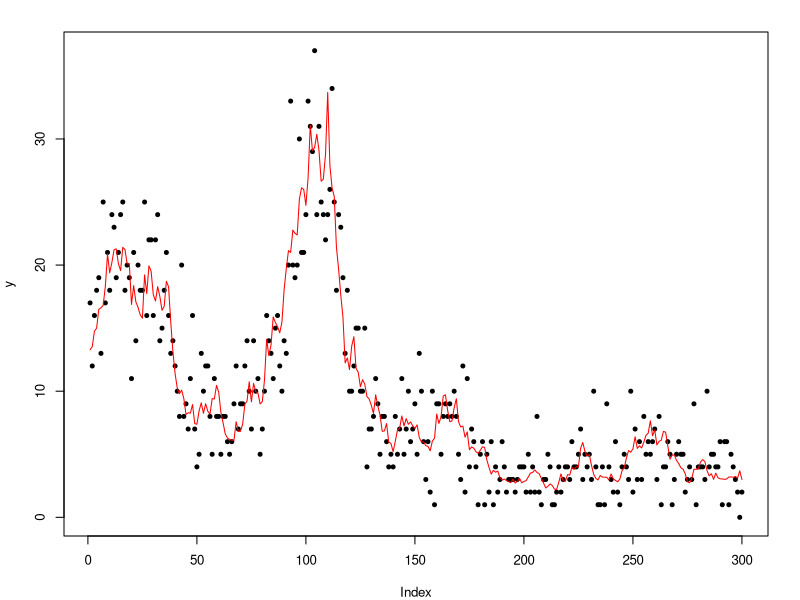

Write R code to recreate this figure.
set.seed(42)

setwd(dirname(normalizePath(sys.frames()[[1]]$ofile)))
filename <- "poisson_teste_300" # csv file to save the data

Tt <- 300

# Slope determinístico suave: AR(1) com delta forte, simulado sem acumulação
delta <- 0.85
W2    <- 0.004
W1    <- 0.001

# Gera slope estacionário (media zero)
theta2 <- numeric(Tt)
theta2[1] <- 0
for (t in 2:Tt)
	theta2[t] <- delta * theta2[t-1] + rnorm(1, 0, sqrt(W2))

# theta1 = integral do slope + ruído pequeno
# Para evitar drift: usa soma cumulativa re-centrada a cada bloco
theta1 <- 2.0 + cumsum(theta2) / sqrt(Tt) * 1.2 + cumsum(rnorm(Tt, 0, sqrt(W1)))

# Garante range controlado: normaliza amplitude
theta1 <- (theta1 - mean(theta1)) / sd(theta1) * 0.7 + 2.0

lambda <- exp(theta1)
y      <- rpois(Tt, lambda)

cat("range lambda:", round(range(lambda), 2), "\n")
cat("range y:", range(y), "\n")

par(mfrow = c(1, 1), mar = c(4, 4, 2, 2), cex = 0.8)
plot(y, pch=20)
lines(lambda, type="l", col="red")

saveRDS(list(y = y, theta=theta1), paste(filename, ".rds", sep=""))
